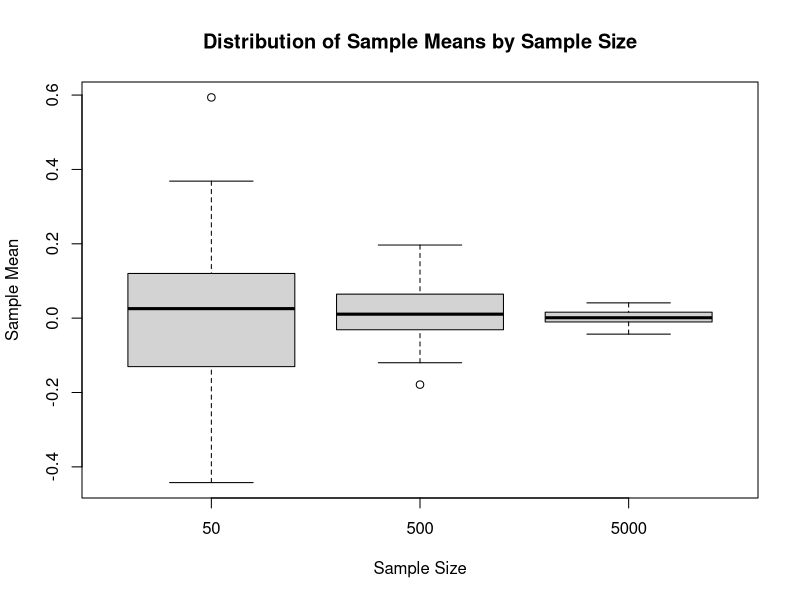
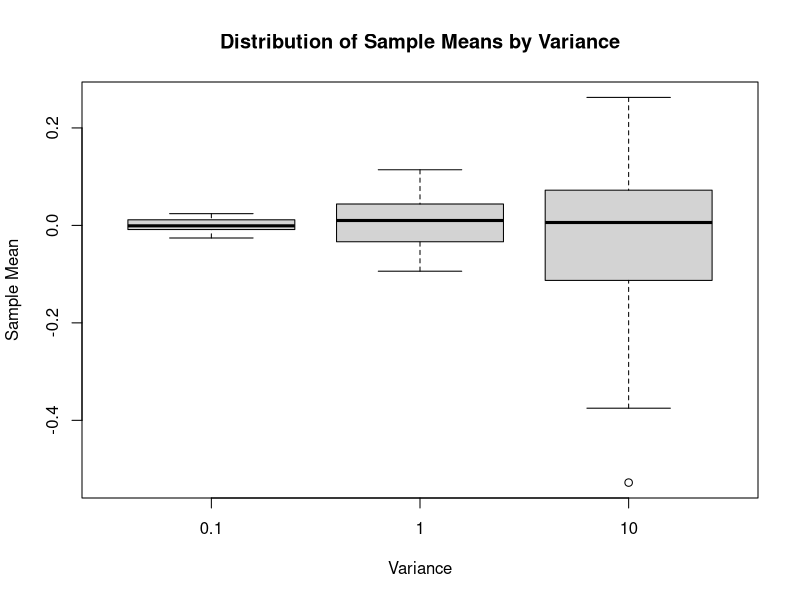

The R source for these figures, in order:
## ---- chunk 1

M <- c() # initialize an empty vector to store the means

# Loop over three different sample sizes: 50, 500, and 5,000 
for (k in c(50,500,5000)) 
{
    for (i in 1:50)             # simulate the sample mean 50 times    
    {
        A <- rnorm(k,0,sqrt(2)) # generate k observations with mean = 0, variance = 2
        m <- mean(A)
        M <- c(M,m)
    }
}
## ---- chunk 2
D <- data.frame(mean = M, label = rep(c('50','500','5000'), each = 50))  # 'rep(..., each = 50)' aligns labels with sample sizes
boxplot(D$mean ~ D$label,
        main = "Distribution of Sample Means by Sample Size", # Main title of the boxplot
        xlab = "Sample Size", ylab = "Sample Mean") #Label for the x-axis and the the y-axis
## ---- chunk 3
M <- c() 

# Loop over three different variances
for (k in c(0.1, 1, 10)) {
  for (i in 1:50) {
    A <- rnorm(500, 0, sqrt(k))  
    m <- mean(A)
    M <- c(M, m)
  }
}

D <- data.frame(mean = M, label = rep(c("0.1", "1", "10"), each = 50))

# Boxplot of the means by variance group
boxplot(D$mean ~ D$label,
        main = "Distribution of Sample Means by Variance",
        xlab = "Variance", ylab = "Sample Mean")
## ---- chunk 4
# we create a vector of 3 different values for alpha
alpha <- c(0.01, 0.05, 0.1) 
# compute the z-values associated with the alpha above 
q <- qnorm(1-alpha/2) # will return the quantile, the z-values
var <-2
# we create a data set with a sample of 1000 obs that follow a gaussian law
dataset <- rnorm(1000,0,sqrt(var)) 
# computation of the lower and upper bound. 
lowerBound <- mean(dataset) - sqrt(var)/sqrt(1000) * q
upperBound <- mean(dataset) + sqrt(var)/sqrt(1000) * q
print(alpha)
print(lowerBound)
print(upperBound)
